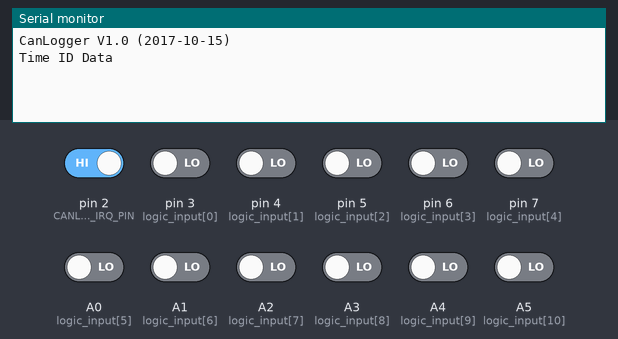
A sketch run on a simulated Arduino Uno, built with avr-gcc and run on an emulated ATmega328P. On the bench: the last lines printed to the serial monitor. The inputs (shaded band) are chosen by the test bench; at power-on: pin 2 (CANLOGGER_CAN_IRQ_PIN) HIGH, A0 (logic_input[5]), A1 (logic_input[6]), A2 (logic_input[7]), A3 (logic_input[8]), A4 (logic_input[9]), A5 (logic_input[10]), pin 3 (logic_input[0]), pin 4 (logic_input[1]), pin 5 (logic_input[2]), pin 6 (logic_input[3]), pin 7 (logic_input[4]) LOW.

Above: at 1.2 s.
1.3 s: pin 3 (logic_input[0]) driven HIGH
At 2.4 s:
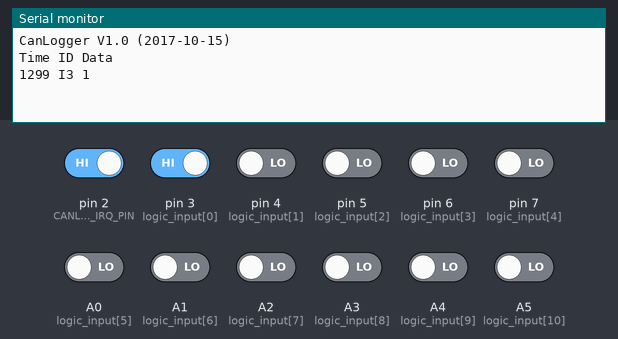
2.8 s: pin 4 (logic_input[1]) driven HIGH
At 3.6 s:
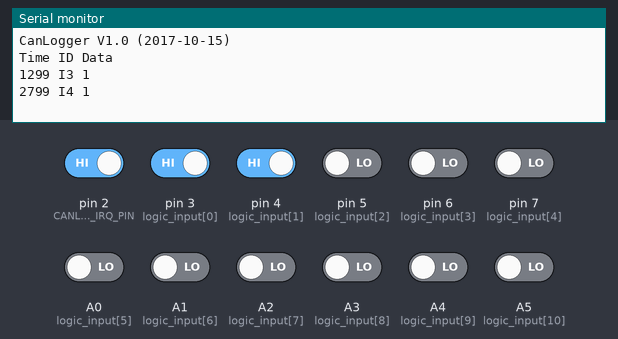
4.3 s: pin 5 (logic_input[2]) driven HIGH
At 4.7 s:
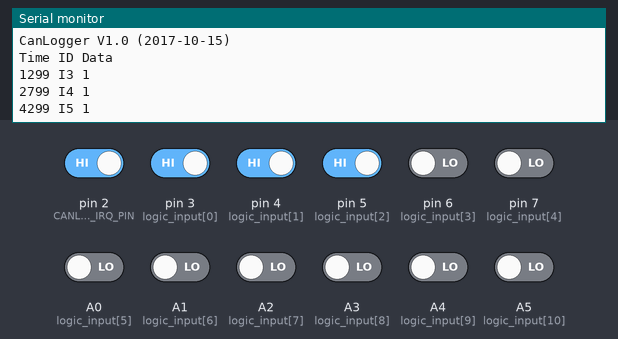
5.8 s: pin 6 (logic_input[3]) driven HIGH
At 7.0 s:
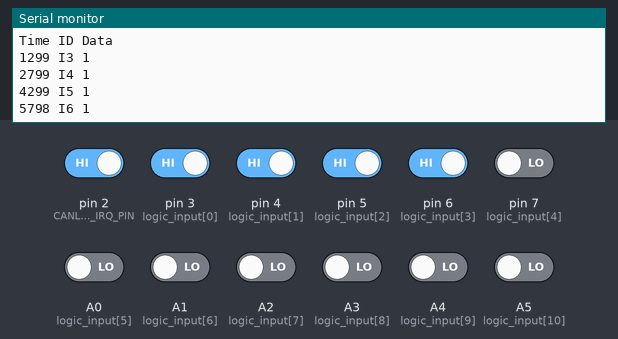
7.3 s: pin 7 (logic_input[4]) driven HIGH
At 8.2 s:
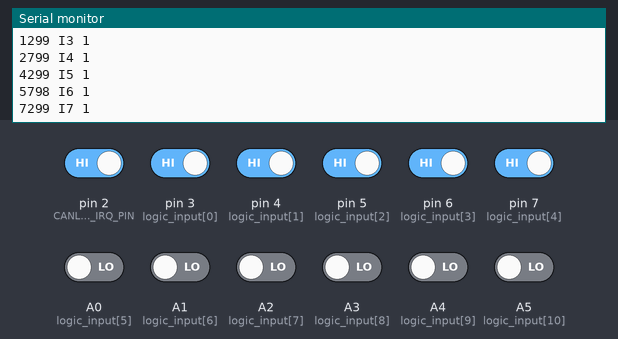
8.8 s: A0 (logic_input[5]) driven HIGH
At 9.3 s:
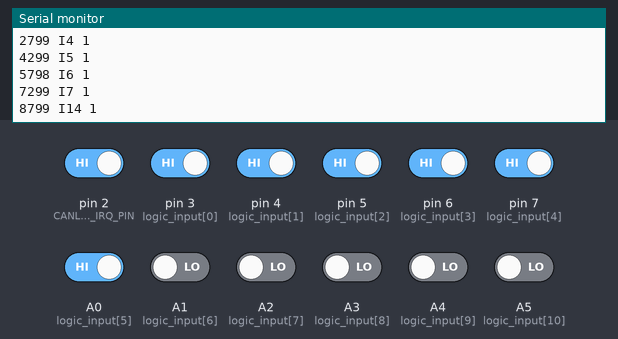

The sketch:

CanLogger.ino
```cpp
// (licence header left out)
#define CANLOGGER_VERSION "V1.0 (2017-10-15)"

#include <mcp_can.h>
#include <mcp_can_dfs.h>

#include "CanLogger_config.h"
#define INPUT_CNT (sizeof(logic_input) / sizeof(int))


// CAN interface:
MCP_CAN CAN(CANLOGGER_CAN_CS_PIN);

// CAN RX buffer:
unsigned long rxId;
byte rxLen;
byte rxBuf[8];

// Logic state:
byte logic_state[INPUT_CNT];


volatile bool canMsgReceived = false;

#if CANLOGGER_CAN_IRQ_PIN > 0
void canISR() {
  canMsgReceived = true;
}
#endif


void setup() {

  // init serial port:

  Serial.begin(1000000);
  while (!Serial);
  Serial.println(F("CanLogger " CANLOGGER_VERSION));

  // init CAN:

  #if CANLOGGER_CAN_IRQ_PIN > 0
    pinMode(CANLOGGER_CAN_IRQ_PIN, INPUT);
    attachInterrupt(digitalPinToInterrupt(CANLOGGER_CAN_IRQ_PIN), canISR, FALLING);
  #endif

  while (CAN.begin(MCP_ANY, CANLOGGER_CAN_BUS_SPEED, CANLOGGER_CAN_MCP_FREQ) != CAN_OK) {
    Serial.println(F("setup: waiting for CAN connection..."));
    delay(3000);
  }

  CAN.setMode(MCP_NORMAL);

  // init logic input state:

  for (int i=0; i < INPUT_CNT; i++) {
    pinMode(logic_input[i], INPUT);
    logic_state[i] = digitalRead(logic_input[i]);
  }

  // print CSV header:

  Serial.println();
  Serial.println(F("Time ID Data"));
}


void loop() {

  unsigned long now = millis();
  byte input;

  // check and output logic inputs:

  for (byte i=0; i < INPUT_CNT; i++) {
    input = digitalRead(logic_input[i]);
    if (input != logic_state[i]) {
      Serial.print(now);
      Serial.print(' '); Serial.print('I'); Serial.print(logic_input[i]);
      Serial.print(' '); Serial.println(input);
      logic_state[i] = input;
    }
  }

  // check and output CAN data:

  #if CANLOGGER_CAN_IRQ_PIN == 0
    canMsgReceived = (CAN.checkReceive() == CAN_MSGAVAIL);
  #endif

  if (canMsgReceived) {
    canMsgReceived = false;
    while (CAN.readMsgBuf(&rxId, &rxLen, rxBuf) == CAN_OK) {
      Serial.print(now);
      Serial.print(' '); Serial.print(rxId, HEX);
      Serial.print(' ');
      for (byte i = 0; i<rxLen; i++) {
        if (rxBuf[i] < 16)
          Serial.print('0');
        Serial.print(rxBuf[i], HEX);
      }
      Serial.println();
    }
  }

}
```

CanLogger_config.h
```cpp
/**
 * ==========================================================================
 * CanLogger configuration
 * ==========================================================================
 */
#ifndef _CanLogger_config_h
#define _CanLogger_config_h

// Set your CAN bus speed here:
#define CANLOGGER_CAN_BUS_SPEED       CAN_500KBPS

// Set your CAN MCP clock frequency here:
#define CANLOGGER_CAN_MCP_FREQ        MCP_16MHZ

// Set your CAN CS pin number here:
#define CANLOGGER_CAN_CS_PIN          10

// Set your CAN IRQ pin here (0 = no IRQ, use polling):
#define CANLOGGER_CAN_IRQ_PIN         2

// Set your logic inputs here:
const int logic_input[] = {
  3, 4, 5, 6, 7, A0, A1, A2, A3, A4, A5
};

#endif // _CanLogger_config_h
```

Measured:
- after the input at 1.3 s, the serial monitor: prints a new line at once (image 1)
- after the input at 2.8 s, the serial monitor: prints a new line at once (image 2)
- after the input at 4.3 s, the serial monitor: prints a new line at once (image 3)
- after the input at 5.8 s, the serial monitor: prints a new line at once (image 4)
- after the input at 7.3 s, the serial monitor: prints a new line at once (image 5)
- after the input at 8.8 s, the serial monitor: prints a new line at once (image 6)
